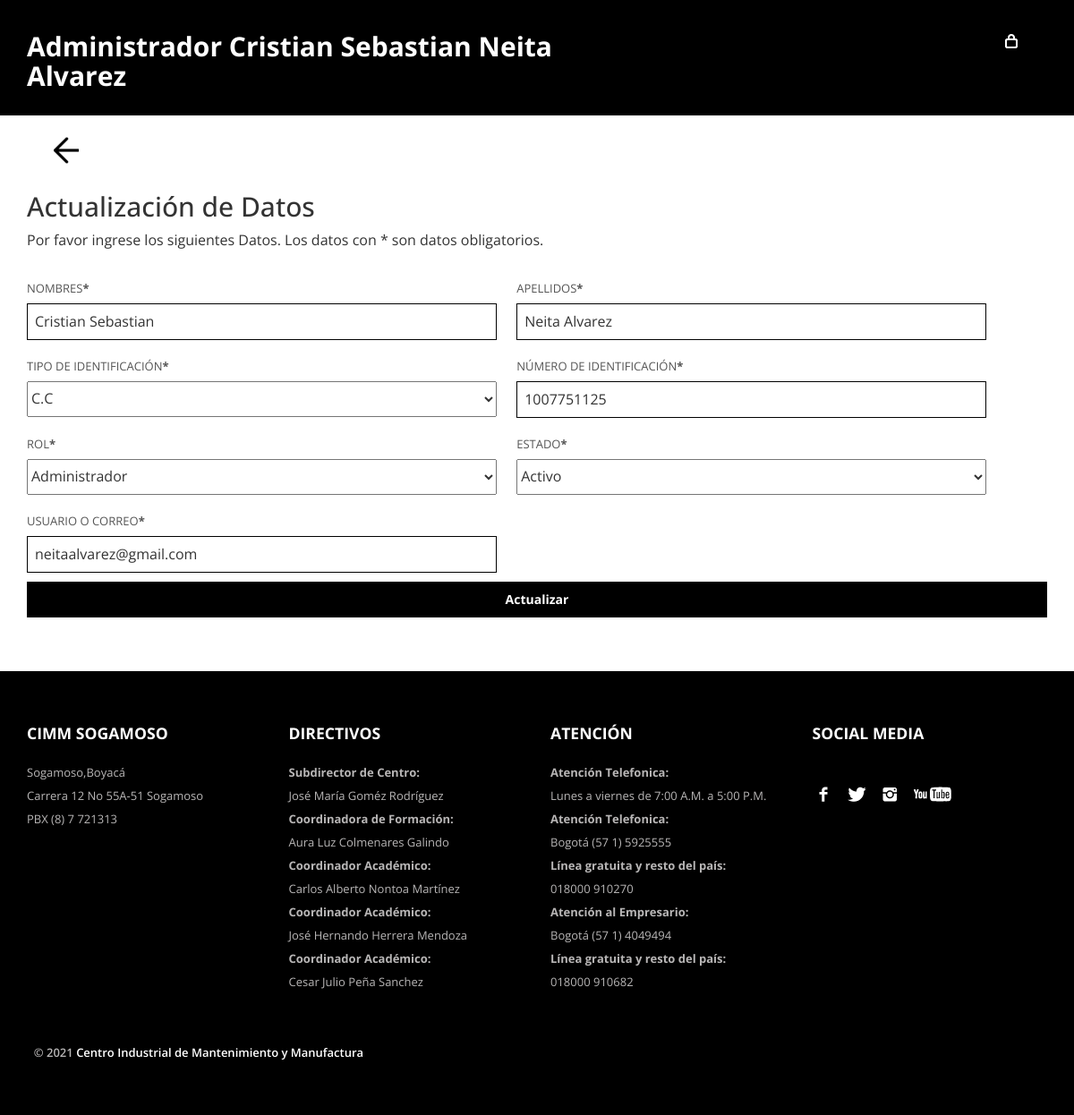
/?c=usuario&a=FormUpdate&id=1 (signed in), run on the app's committed database.
### tables this page shows
CREATE TABLE `usuarios` (
  `id_usuarios` int(11) NOT NULL,
  `nombres` varchar(45) NOT NULL,
  `apellidos` varchar(45) NOT NULL,
  `tipoIdentificacion` enum('C.C','T.I','C.E') NOT NULL,
  `numeroIdentificacion` varchar(15) NOT NULL,
  `rol` enum('Administrador','Auxiliar') NOT NULL,
  `estado` enum('Activo','Inactivo') NOT NULL,
  `correo` varchar(100) NOT NULL,
  `password` longtext NOT NULL
);

### controller/usuario.controlador.php (called while the page is built, shortened)
<?php
require_once "model/usuarios.php";
class UsuarioControlador
{
    private $modelo;
    public function __construct()
    {
        $this->modelo =  new Usuarios();
    }
    public function FormUpdate(){
        if(isset($_GET["id"])){
            $p=$this->modelo->Obtener($_GET["id"]);
        }
        require_once "view/header2.php";
        require_once "view/usuarios/actualizarUsuario.php";
        require_once "view/footer.php";
    }
}

### model/conexion.php (called while the page is built, shortened)
<?php
class conexion{
    public static function Conectar(){
        try{
            $conexion = new PDO
            ("mysql:host=".self::servidor.";
            dbname=".self::bd."; charset=utf8",
            self::user, self::password);
            $conexion->setAttribute(PDO::ATTR_ERRMODE,
            PDO::ERRMODE_EXCEPTION);
            return $conexion;
        }catch (PDOException $e){
            echo $e->getMessage();
        }
    }
}

### model/usuarios.php (called while the page is built, shortened)
<?php
class Usuarios
{
    private $pdo;
    private $nombres;
    private $apellidos;
    private $tipoIdentificacion;
    private $numeroIdentificacion;
    private $rol;
    private $estado;
    private $correo;
    public function __construct()
    {
        $this->pdo = conexion::Conectar();
    }
    public function getNombres()
    {
        return $this->nombres;
    }
    public function setNombres($nombres)
    {
        $this->nombres = $nombres;
    }
    public function getApellidos()
    {
        return $this->apellidos;
    }
    public function setApellidos($apellidos)
    {
        $this->apellidos = $apellidos;
    }
    public function getTipoIdentificacion()
    {
        return $this->tipoIdentificacion;
    }
    public function setTipoIdentificacion($tipoIdentificacion)
    {
        $this->tipoIdentificacion = $tipoIdentificacion;
    }
    public function getNumeroIdentificacion()
    {
        return $this->numeroIdentificacion;
    }
    public function setNumeroIdentificacion($numeroIdentificacion)
    {
        $this->numeroIdentificacion = $numeroIdentificacion;
    }
    public function getRol()
    {
        return $this->rol;
    }
    public function setRol($rol)
    {
        $this->rol = $rol;
    }
    public function getEstado()
    {
        return $this->estado;
    }
    public function setEstado($estado)
    {
        $this->estado = $estado;
    }
    public function getCorreo()
    {
        return $this->correo;
    }
    public function setCorreo($correo)
    {
        $this->correo = $correo;
    }
    public function Obtener($id)
    {
        try {
            $consulta = $this->pdo->prepare("SELECT * FROM usuarios WHERE id_usuarios=?;");
            $consulta->execute(array($id));
            $r = $consulta->fetch(PDO::FETCH_OBJ);
            $p = new Usuarios();
            $p->setIdUsuarios($r->id_usuarios);
            $p->setNombres($r->nombres);
            $p->setApellidos($r->apellidos);
            $p->setTipoIdentificacion($r->tipoIdentificacion);
            $p->setNumeroIdentificacion($r->numeroIdentificacion);
            $p->setRol($r->rol);
            $p->setEstado($r->estado);
            $p->setCorreo($r->correo);
            return $p;
        } catch (Exception $e) {
            die($e->getMessage());
        }
    }
}

### view/usuarios/actualizarUsuario.php (the view, shortened to what this page needs)
<div class="main">
<br>
<a href="?c=login&a=FormInicio" style="margin-left: 5%; "><img src="images/back.png" alt="atras"></a>
    <div class="shop_top" style="margin-top: -30px;">
        <div class="container">
            <form method="post" action="?c=usuario&a=Actualizar">
                <div class="register-top-grid">
                    <h2>Actualización de Datos</h2>
                    <p>Por favor ingrese los siguientes Datos. Los datos con * son datos obligatorios.</p>
                    <br>
                    <div>
                        <span>Nombres<label>*</label></span>
                        <input type="text" name="nombres" required placeholder="Ingrese sus nombres" maxlength="45" style="border-color: black" value="<?= $p->getNombres() ?>">
                    </div>
                    <div>
                        <span>Apellidos<label>*</label></span>
                        <input type="text" name="apellidos" required placeholder="Ingrese sus apellidos" maxlength="45" style="border-color: black" value="<?= $p->getApellidos()?>">
                    </div>
                    <div>
                        <span>Tipo de Identificación<label>*</label></span>
                        <select class="form-select" aria-label="Default select example" style="width: 96%; height:40px; margin-top: 0px " name="tipo" required>
                            <option <?php if($p->getTipoIdentificacion()=="C.C"){
                                echo "selected='selected'"; } ?> value="1">C.C</option>
                        </select>
                    </div>
                    <div>
                        <span>Número de Identificación<label>*</label></span>
                        <input type="text" name="identificacion" required placeholder="Ingrese su número de identificación" maxlength="15" style="border-color: black" value="<?= $p->getNumeroIdentificacion()?>">
                    </div>
                    <div>
                        <span>Rol<label>*</label></span>
                        <select class="form-select" aria-label="Default select example" style="width: 96%; height:40px; margin-top: 0px  " name="rol">
                            <option <?php if($p->getRol()=="Administrador"){
                                echo "selected='selected'"; } ?> value="1">Administrador</option>
                        </select>
                    </div>
                    <div>
                        <span>Estado<label>*</label></span>
                        <select class="form-select" aria-label="Default select example" style="width: 96%; height:40px; margin-top: 0px  " name="estado">
                            <option <?php if($p->getEstado()=="Activo"){
                                echo "selected='selected'"; } ?> value="1">Activo</option>
                        </select>
                    </div>
                    <div>
                        <span>Usuario o Correo<label>*</label></span>
                        <input type="text" name="correo" required placeholder="Ingrese su correo electronico" maxlength="100" style="border-color: black" value="<?= $p->getCorreo() ?>">
                    </div>
                </div>
                <br><br>
                <div class="d-grid gap-2">
                    <b><input type="submit" value="Actualizar" class="form-control form-control-color" style="height: 40px; margin-top: 40px; background: black; color: white; border-radius: 0; border-color: black"></b>
                </div>
            </form>
        </div>
    </div>
</div>

### css/style.css (style rules this page uses)
h4, h5, h6, h1, h2, h3 { margin-top: 0; }
p { margin: 0; }
html, body { font-family: 'Open Sans', sans-serif; background:#fff; font-size: 100%; }
body a { transition: 0.5s all; -webkit-transition: 0.5s all; -moz-transition: 0.5s all; -o-transition: 0.5s all; }
.shop_top { padding:5% 0; }
.register-top-grid div, .register-bottom-grid div { width: 48%; float: left; margin: 10px 0; }
.register-top-grid span, .register-bottom-grid span { color:#555; font-size: 0.8125em; padding-bottom: 0.2em; display: block; text-transform: uppercase; }
.register-top-grid input[type="text"], .register-bottom-grid input[type="text"] { border: 1px solid #EEE; outline-color:#00BFF0; width: 96%; font-size: 1em; padding: 0.5em; font-family: 'Open Sans', sans-serif; }

### data on the page
usuarios: nombres "Cristian Sebastian", apellidos "Neita Alvarez", tipo "C.C", identificacion "1007751125", rol "Administrador", estado "Activo", correo "neitaalvarez@gmail.com"

### other printed values
$_SESSION['user']['nombres'] "Cristian Sebastian"
$_SESSION['user']['apellidos'] "Neita Alvarez"
